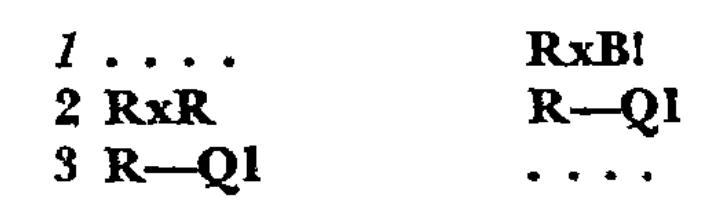
#> input picture test.png, 702 x 216 px
$ python -i preprocessing.py   (imports and definitions only)
#> lines starting #> are read from the running program, lines starting #| are printed output that depends on the picture; after the words box and inside, x2 and y2 are one past the last pixel; in counts of white or black regions, pixels touching at a corner belong together
#> further down, picture is the input picture: shape (216, 702, 3); min 0, max 255, mean 236.8
import numpy as np
import pytesseract
import cv2
import imutils
from numpy import ndarray
import matplotlib.pyplot as plt

IMAGE_RESIZE_FACTOR=3

def clean_move(move_text: str) -> str:
    return move_text.replace(",", "").replace(".", "")

# [13 lines left out: function preprocessing_gray_binary_upsample, not called in this run]

def alternative_preprocessing(image: ndarray) -> ndarray:
    # take the cv2 image
    image = imutils.resize(image, width=700)
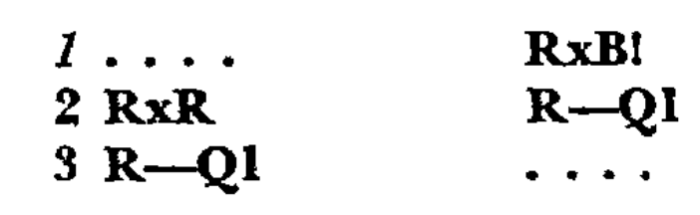
#> image: shape (215, 700, 3); min 0, max 255, mean 236.8
    gray = cv2.cvtColor(image, cv2.COLOR_BGR2GRAY)
    thresh = cv2.threshold(gray, 0, 255, cv2.THRESH_BINARY_INV + cv2.THRESH_OTSU)[1]
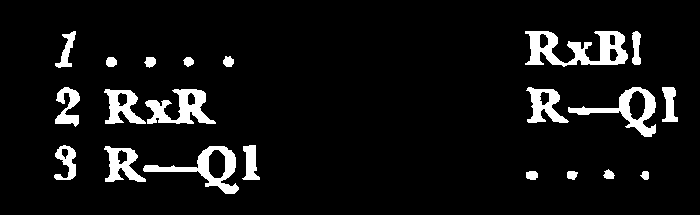
#> thresh: shape (215, 700); 7.2% white; 21 white regions, largest, box (x1, y1, x2, y2) and area: (525, 31, 628, 67) 1885, (143, 146, 239, 194) 1275, (145, 89, 216, 124) 1239
    thresh = cv2.GaussianBlur(thresh, (3, 3), 0)
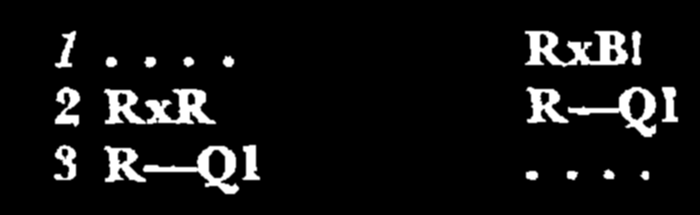
#> thresh: shape (215, 700); min 0, max 255, mean 18.3
    return thresh


# [82 lines left out: function alternative_preprocessing_cropping_detection, not called in this run]

>>> import cv2
>>> picture = cv2.imread('../test.png')
>>> result = alternative_preprocessing(picture)

$ run again, on no_symbol_algebraic.png
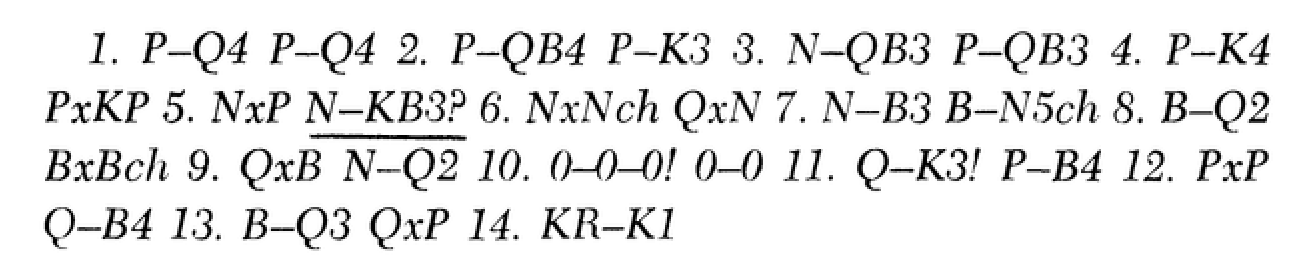
#> input picture no_symbol_algebraic.png, 1302 x 274 px
#> picture is the input picture: shape (274, 1302, 3); min 0, max 255, mean 233.6
#> in alternative_preprocessing, `thresh = cv2.threshold(gray, 0, 255, cv2.THRESH_BINARY_INV + cv2.THRES..`:
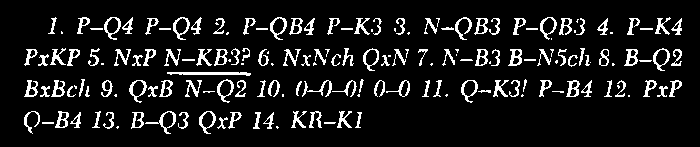
#> thresh: shape (147, 700); 10.2% white in thin lines or dots, all inside (x1, y1, x2, y2) = (24, 17, 682, 134)
#> in alternative_preprocessing, `thresh = cv2.GaussianBlur(thresh, (3, 3), 0)`:
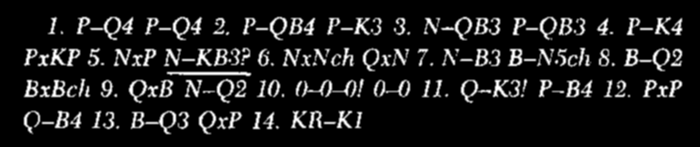
#> thresh: shape (147, 700); min 0, max 255, mean 25.9

$ run again, on no_symbol_algebraic2.png
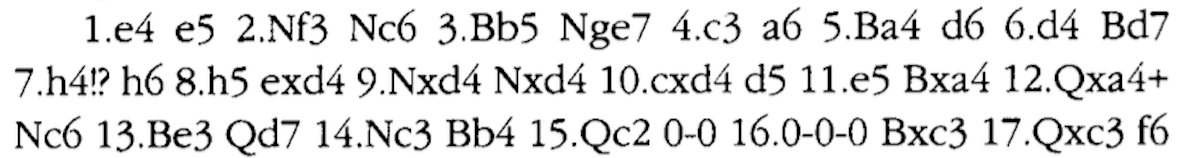
#> input picture no_symbol_algebraic2.png, 1184 x 158 px
#> picture is the input picture: shape (158, 1184, 3); mean B, G, R 224.9, 224.9, 224.9
#> in alternative_preprocessing, `thresh = cv2.threshold(gray, 0, 255, cv2.THRESH_BINARY_INV + cv2.THRES..`:
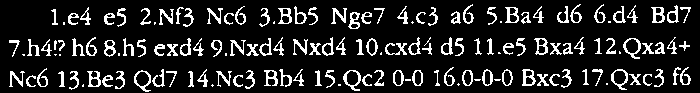
#> thresh: shape (93, 700); 14.2% white in thin lines or dots
#> in alternative_preprocessing, `thresh = cv2.GaussianBlur(thresh, (3, 3), 0)`:
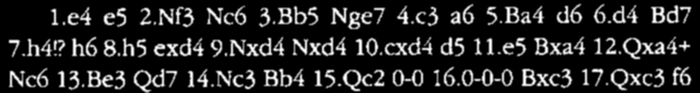
#> thresh: shape (93, 700); min 0, max 255, mean 36.1

$ run again, on symbol_algebraic.png
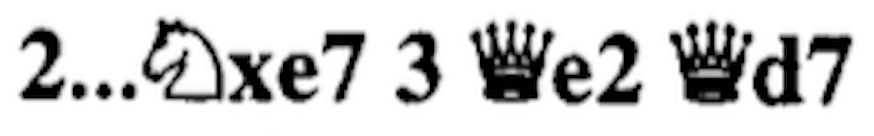
#> input picture symbol_algebraic.png, 874 x 136 px
#> picture is the input picture: shape (136, 874, 3); mean B, G, R 207.5, 207.5, 207.5
#> in alternative_preprocessing, `thresh = cv2.threshold(gray, 0, 255, cv2.THRESH_BINARY_INV + cv2.THRES..`:
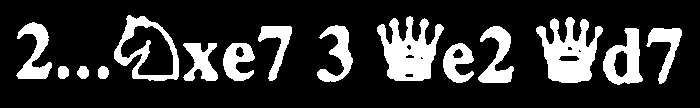
#> thresh: shape (108, 700); 19.3% white; 15 white regions, largest, box (x1, y1, x2, y2) and area: (377, 16, 444, 81) 2474, (536, 17, 603, 83) 2465, (114, 15, 179, 81) 1378
#> in alternative_preprocessing, `thresh = cv2.GaussianBlur(thresh, (3, 3), 0)`:
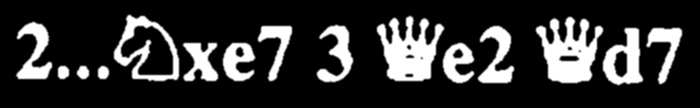
#> thresh: shape (108, 700); min 0, max 255, mean 49.3
